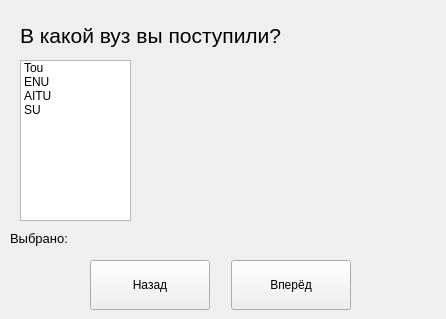
<?xml version="1.0" encoding="UTF-8"?>
<ui version="4.0">
 <class>MainWindow</class>
 <widget class="QMainWindow" name="MainWindow">
  <property name="geometry">
   <rect>
    <x>0</x>
    <y>0</y>
    <width>446</width>
    <height>319</height>
   </rect>
  </property>
  <property name="minimumSize">
   <size>
    <width>446</width>
    <height>319</height>
   </size>
  </property>
  <property name="maximumSize">
   <size>
    <width>446</width>
    <height>319</height>
   </size>
  </property>
  <property name="windowTitle">
   <string>MainWindow</string>
  </property>
  <widget class="QWidget" name="centralwidget">
   <widget class="QLabel" name="label_task">
    <property name="geometry">
     <rect>
      <x>20</x>
      <y>20</y>
      <width>351</width>
      <height>31</height>
     </rect>
    </property>
    <property name="font">
     <font>
      <family>Segoe UI</family>
      <pointsize>16</pointsize>
     </font>
    </property>
    <property name="text">
     <string>В какой вуз вы поступили?</string>
    </property>
   </widget>
   <widget class="QLabel" name="label_img">
    <property name="geometry">
     <rect>
      <x>170</x>
      <y>60</y>
      <width>251</width>
      <height>171</height>
     </rect>
    </property>
    <property name="text">
     <string/>
    </property>
   </widget>
   <widget class="QPushButton" name="btn_next">
    <property name="geometry">
     <rect>
      <x>231</x>
      <y>260</y>
      <width>120</width>
      <height>50</height>
     </rect>
    </property>
    <property name="font">
     <font>
      <family>Segoe UI</family>
     </font>
    </property>
    <property name="text">
     <string>Вперёд</string>
    </property>
   </widget>
   <widget class="QPushButton" name="btn_back">
    <property name="geometry">
     <rect>
      <x>90</x>
      <y>260</y>
      <width>120</width>
      <height>50</height>
     </rect>
    </property>
    <property name="font">
     <font>
      <family>Segoe UI</family>
     </font>
    </property>
    <property name="text">
     <string>Назад</string>
    </property>
   </widget>
   <widget class="QLabel" name="label_selected">
    <property name="geometry">
     <rect>
      <x>10</x>
      <y>230</y>
      <width>221</width>
      <height>16</height>
     </rect>
    </property>
    <property name="font">
     <font>
      <family>Segoe UI</family>
      <pointsize>10</pointsize>
     </font>
    </property>
    <property name="text">
     <string>Выбрано:</string>
    </property>
   </widget>
   <widget class="QListWidget" name="listWidget">
    <property name="geometry">
     <rect>
      <x>20</x>
      <y>60</y>
      <width>111</width>
      <height>161</height>
     </rect>
    </property>
    <item>
     <property name="text">
      <string>Tou</string>
     </property>
    </item>
    <item>
     <property name="text">
      <string>ENU</string>
     </property>
    </item>
    <item>
     <property name="text">
      <string>AITU</string>
     </property>
    </item>
    <item>
     <property name="text">
      <string>SU</string>
     </property>
    </item>
   </widget>
  </widget>
 </widget>
 <resources/>
 <connections/>
</ui>
